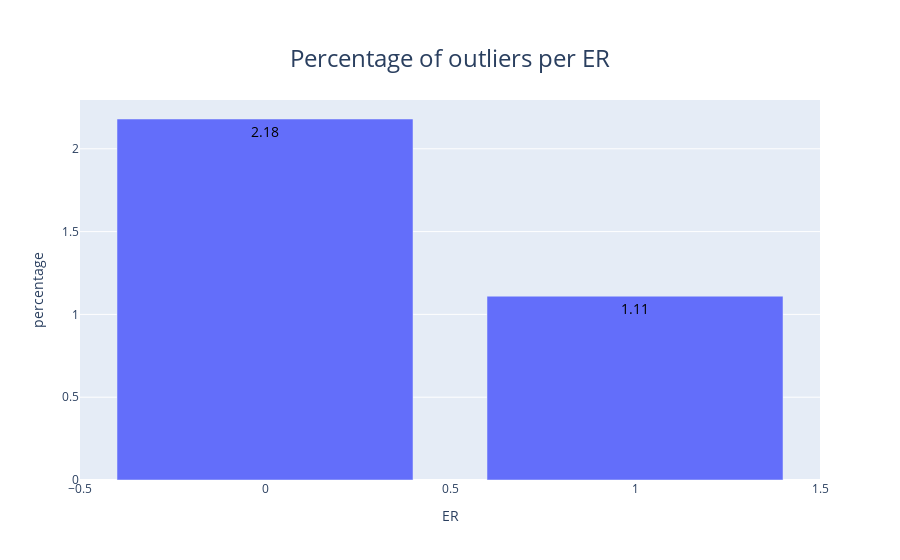

Notebook cell for this chart:
### Code cell
### create dataframe to plot bar graph
df_melted = df_outliers.melt(id_vars=["ER"], value_vars=["Outlier_Percentage"]).rename(
    {"variable": "count", "value": "percentage"}
)

### plot bar graph
visualisation.plot_bar_graph(
    df_melted, x="ER", y="percentage", title="Percentage of outliers per ER"
)

### Figure 1 — Plotly figure (JSON) as saved in the notebook; plotly's stock layout.template omitted (floating-point values rounded to 4 significant figures)
{"data": [{"alignmentgroup": "True", "hovertemplate": "ER=%{x}<br>percentage=%{text}<extra></extra>", "legendgroup": "", "marker": {"color": "#636efa", "pattern": {"shape": ""}}, "name": "", "offsetgroup": "", "orientation": "v", "showlegend": false, "text": [1.11, 2.18], "textfont": {"color": "black", "size": 14}, "textposition": "inside", "type": "bar", "x": [1, 0], "xaxis": "x", "y": [1.11, 2.18], "yaxis": "y"}], "layout": {"barmode": "group", "legend": {"tracegroupgap": 0}, "title": {"font": {"size": 24}, "text": "Percentage of outliers per ER", "x": 0.5, "xanchor": "center", "yanchor": "top"}, "xaxis": {"anchor": "y", "domain": [0, 1], "title": {"text": "ER"}}, "yaxis": {"anchor": "x", "domain": [0, 1], "title": {"text": "percentage"}}}}
